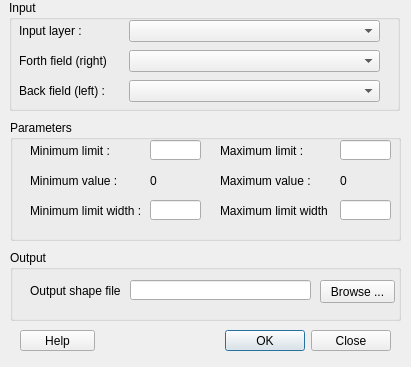
<?xml version="1.0" encoding="UTF-8"?>
<ui version="4.0">
 <class>AreaAlongVector</class>
 <widget class="QDialog" name="AreaAlongVector">
  <property name="geometry">
   <rect>
    <x>0</x>
    <y>0</y>
    <width>411</width>
    <height>367</height>
   </rect>
  </property>
  <property name="sizePolicy">
   <sizepolicy hsizetype="Fixed" vsizetype="Fixed">
    <horstretch>0</horstretch>
    <verstretch>0</verstretch>
   </sizepolicy>
  </property>
  <property name="minimumSize">
   <size>
    <width>411</width>
    <height>367</height>
   </size>
  </property>
  <property name="maximumSize">
   <size>
    <width>411</width>
    <height>367</height>
   </size>
  </property>
  <property name="windowTitle">
   <string>AreaAlongVector</string>
  </property>
  <widget class="QDialogButtonBox" name="buttonBox">
   <property name="geometry">
    <rect>
     <x>210</x>
     <y>330</y>
     <width>181</width>
     <height>21</height>
    </rect>
   </property>
   <property name="orientation">
    <enum>Qt::Horizontal</enum>
   </property>
   <property name="standardButtons">
    <set>QDialogButtonBox::Close|QDialogButtonBox::Ok</set>
   </property>
  </widget>
  <widget class="QGroupBox" name="groupBox">
   <property name="geometry">
    <rect>
     <x>9</x>
     <y>0</y>
     <width>391</width>
     <height>111</height>
    </rect>
   </property>
   <property name="autoFillBackground">
    <bool>false</bool>
   </property>
   <property name="title">
    <string>Input</string>
   </property>
   <property name="flat">
    <bool>false</bool>
   </property>
   <property name="checkable">
    <bool>false</bool>
   </property>
   <widget class="QComboBox" name="comboBox_forthfield">
    <property name="geometry">
     <rect>
      <x>120</x>
      <y>50</y>
      <width>251</width>
      <height>22</height>
     </rect>
    </property>
   </widget>
   <widget class="QLabel" name="label">
    <property name="geometry">
     <rect>
      <x>10</x>
      <y>20</y>
      <width>91</width>
      <height>21</height>
     </rect>
    </property>
    <property name="text">
     <string>Input layer :</string>
    </property>
   </widget>
   <widget class="QComboBox" name="comboBox_backfield">
    <property name="geometry">
     <rect>
      <x>120</x>
      <y>80</y>
      <width>251</width>
      <height>22</height>
     </rect>
    </property>
   </widget>
   <widget class="QLabel" name="label_3">
    <property name="geometry">
     <rect>
      <x>10</x>
      <y>50</y>
      <width>91</width>
      <height>21</height>
     </rect>
    </property>
    <property name="text">
     <string>Forth field (right) :</string>
    </property>
   </widget>
   <widget class="QComboBox" name="comboBox_inputlayer">
    <property name="geometry">
     <rect>
      <x>120</x>
      <y>20</y>
      <width>251</width>
      <height>22</height>
     </rect>
    </property>
   </widget>
   <widget class="QLabel" name="label_4">
    <property name="geometry">
     <rect>
      <x>10</x>
      <y>80</y>
      <width>91</width>
      <height>21</height>
     </rect>
    </property>
    <property name="text">
     <string>Back field (left) :</string>
    </property>
   </widget>
  </widget>
  <widget class="QGroupBox" name="groupBox_2">
   <property name="geometry">
    <rect>
     <x>10</x>
     <y>120</y>
     <width>391</width>
     <height>121</height>
    </rect>
   </property>
   <property name="autoFillBackground">
    <bool>false</bool>
   </property>
   <property name="title">
    <string>Parameters</string>
   </property>
   <property name="flat">
    <bool>false</bool>
   </property>
   <widget class="QLabel" name="label_5">
    <property name="geometry">
     <rect>
      <x>20</x>
      <y>20</y>
      <width>91</width>
      <height>21</height>
     </rect>
    </property>
    <property name="text">
     <string>Minimum limit : </string>
    </property>
   </widget>
   <widget class="QLabel" name="label_6">
    <property name="geometry">
     <rect>
      <x>20</x>
      <y>80</y>
      <width>111</width>
      <height>21</height>
     </rect>
    </property>
    <property name="text">
     <string>Minimum limit width : </string>
    </property>
   </widget>
   <widget class="QLabel" name="label_7">
    <property name="geometry">
     <rect>
      <x>210</x>
      <y>20</y>
      <width>91</width>
      <height>21</height>
     </rect>
    </property>
    <property name="text">
     <string>Maximum limit : </string>
    </property>
   </widget>
   <widget class="QLabel" name="label_8">
    <property name="geometry">
     <rect>
      <x>210</x>
      <y>80</y>
      <width>111</width>
      <height>21</height>
     </rect>
    </property>
    <property name="text">
     <string>Maximum limit width : </string>
    </property>
   </widget>
   <widget class="QLineEdit" name="lineEdit_minvalue">
    <property name="geometry">
     <rect>
      <x>140</x>
      <y>20</y>
      <width>51</width>
      <height>20</height>
     </rect>
    </property>
   </widget>
   <widget class="QLineEdit" name="lineEdit_minvaluewidth">
    <property name="geometry">
     <rect>
      <x>140</x>
      <y>80</y>
      <width>51</width>
      <height>20</height>
     </rect>
    </property>
   </widget>
   <widget class="QLineEdit" name="lineEdit_maxvaluewidth">
    <property name="geometry">
     <rect>
      <x>330</x>
      <y>80</y>
      <width>51</width>
      <height>20</height>
     </rect>
    </property>
   </widget>
   <widget class="QLineEdit" name="lineEdit_maxvalue">
    <property name="geometry">
     <rect>
      <x>330</x>
      <y>20</y>
      <width>51</width>
      <height>20</height>
     </rect>
    </property>
   </widget>
   <widget class="QLabel" name="label_9">
    <property name="geometry">
     <rect>
      <x>20</x>
      <y>50</y>
      <width>91</width>
      <height>21</height>
     </rect>
    </property>
    <property name="text">
     <string>Minimum value : </string>
    </property>
   </widget>
   <widget class="QLabel" name="label_10">
    <property name="geometry">
     <rect>
      <x>210</x>
      <y>50</y>
      <width>91</width>
      <height>21</height>
     </rect>
    </property>
    <property name="text">
     <string>Maximum value : </string>
    </property>
   </widget>
   <widget class="QLabel" name="label_11">
    <property name="geometry">
     <rect>
      <x>140</x>
      <y>50</y>
      <width>51</width>
      <height>21</height>
     </rect>
    </property>
    <property name="font">
     <font>
      <weight>50</weight>
      <bold>false</bold>
     </font>
    </property>
    <property name="text">
     <string>0</string>
    </property>
   </widget>
   <widget class="QLabel" name="label_12">
    <property name="geometry">
     <rect>
      <x>330</x>
      <y>50</y>
      <width>51</width>
      <height>21</height>
     </rect>
    </property>
    <property name="font">
     <font>
      <weight>50</weight>
      <bold>false</bold>
     </font>
    </property>
    <property name="text">
     <string>0</string>
    </property>
   </widget>
  </widget>
  <widget class="QGroupBox" name="groupBox_3">
   <property name="geometry">
    <rect>
     <x>10</x>
     <y>250</y>
     <width>391</width>
     <height>71</height>
    </rect>
   </property>
   <property name="title">
    <string>Output</string>
   </property>
   <property name="flat">
    <bool>false</bool>
   </property>
   <widget class="QLabel" name="label_2">
    <property name="geometry">
     <rect>
      <x>20</x>
      <y>30</y>
      <width>91</width>
      <height>21</height>
     </rect>
    </property>
    <property name="text">
     <string>Output shape file :</string>
    </property>
   </widget>
   <widget class="QLineEdit" name="lineEdit_outputfile">
    <property name="geometry">
     <rect>
      <x>120</x>
      <y>30</y>
      <width>181</width>
      <height>20</height>
     </rect>
    </property>
    <property name="readOnly">
     <bool>true</bool>
    </property>
   </widget>
   <widget class="QPushButton" name="pushButtonBrowseOutput">
    <property name="geometry">
     <rect>
      <x>310</x>
      <y>30</y>
      <width>75</width>
      <height>23</height>
     </rect>
    </property>
    <property name="text">
     <string>Browse ...</string>
    </property>
   </widget>
  </widget>
  <widget class="QPushButton" name="pushButton_help">
   <property name="geometry">
    <rect>
     <x>20</x>
     <y>330</y>
     <width>75</width>
     <height>21</height>
    </rect>
   </property>
   <property name="text">
    <string>Help</string>
   </property>
  </widget>
  <zorder>groupBox</zorder>
  <zorder>groupBox_3</zorder>
  <zorder>buttonBox</zorder>
  <zorder>groupBox_2</zorder>
  <zorder>pushButton_help</zorder>
 </widget>
 <resources/>
 <connections>
  <connection>
   <sender>buttonBox</sender>
   <signal>accepted()</signal>
   <receiver>AreaAlongVector</receiver>
   <slot>accept()</slot>
   <hints>
    <hint type="sourcelabel">
     <x>248</x>
     <y>254</y>
    </hint>
    <hint type="destinationlabel">
     <x>157</x>
     <y>274</y>
    </hint>
   </hints>
  </connection>
  <connection>
   <sender>buttonBox</sender>
   <signal>rejected()</signal>
   <receiver>AreaAlongVector</receiver>
   <slot>reject()</slot>
   <hints>
    <hint type="sourcelabel">
     <x>316</x>
     <y>260</y>
    </hint>
    <hint type="destinationlabel">
     <x>286</x>
     <y>274</y>
    </hint>
   </hints>
  </connection>
 </connections>
</ui>
